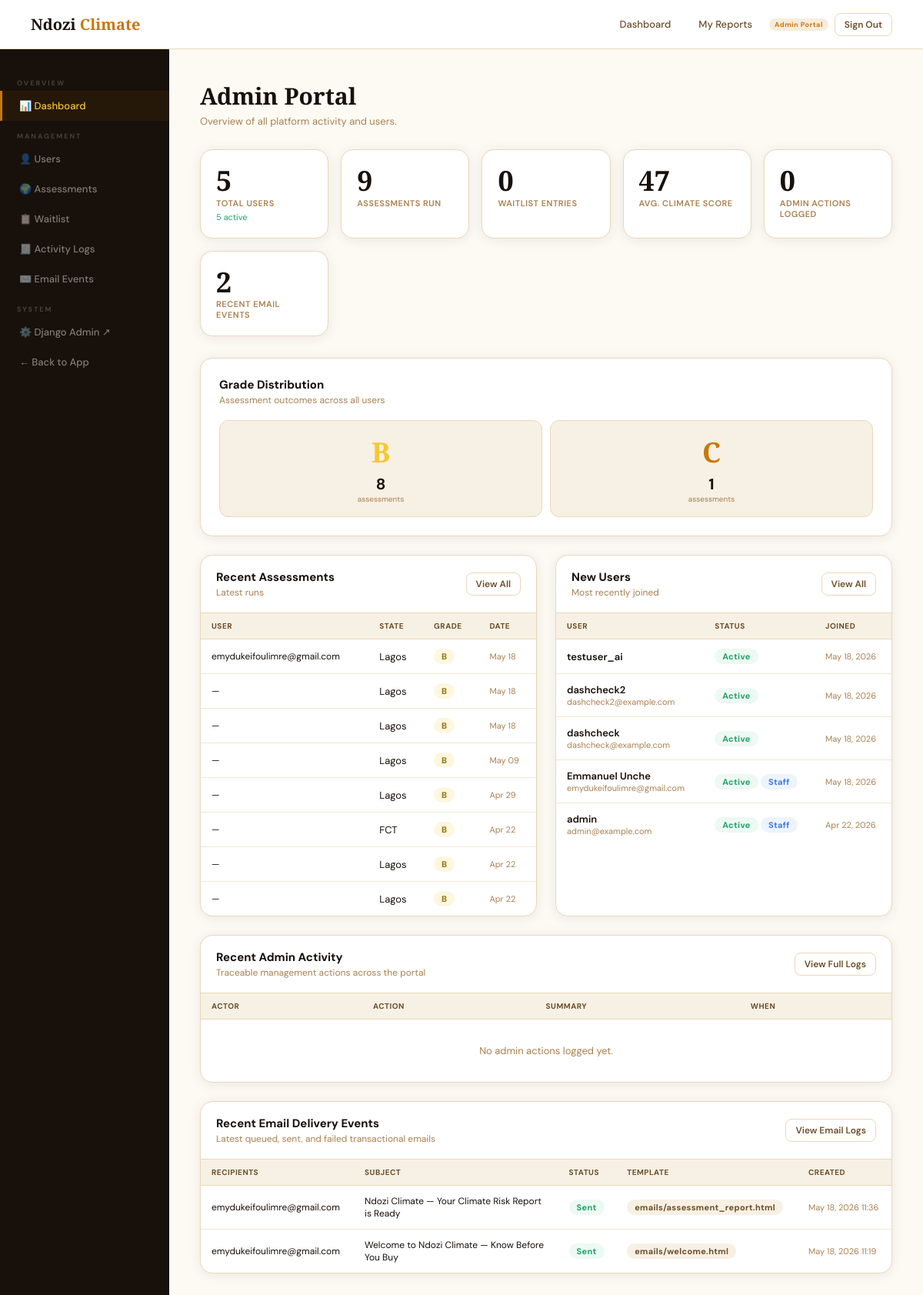
The app's page /portal/ (signed in) with its own data.
### core/models.py (models this page shows, shortened)
class AssessmentResult(models.Model):
    user = models.ForeignKey(
        settings.AUTH_USER_MODEL,
        on_delete=models.SET_NULL,
        null=True,
        blank=True,
        related_name="assessments",
    )
    created_at = models.DateTimeField(auto_now_add=True)
    latitude = models.FloatField()
    longitude = models.FloatField()
    state = models.CharField(max_length=50)
    property_type = models.CharField(max_length=80)
    notes = models.TextField(blank=True)
    composite_score = models.IntegerField()
    flood_score = models.IntegerField()
    rainfall_score = models.IntegerField()
    heat_score = models.IntegerField()
    coastal_score = models.IntegerField()
    grade = models.CharField(max_length=1)
    grade_label = models.CharField(max_length=60)
    exposure_summary = models.TextField()
    cost_low = models.CharField(max_length=30)
    cost_high = models.CharField(max_length=30)
    recommendations = models.TextField()
    data_sources_used = models.JSONField(default=list)
    data_retrieved_at = models.DateTimeField(auto_now_add=True)
    data_notes = models.TextField(blank=True)
    class Meta:
        ordering = ["-created_at"]
        indexes = [
            models.Index(fields=["latitude", "longitude"]),
            models.Index(fields=["state"]),
        ]

class EmailEvent(models.Model):
    STATUS_QUEUED = "queued"
    STATUS_SENT = "sent"
    STATUS_FAILED = "failed"
    STATUS_CHOICES = [
        (STATUS_QUEUED, "Queued"),
        (STATUS_SENT, "Sent"),
        (STATUS_FAILED, "Failed"),
    ]
    recipient_list = models.TextField()
    subject = models.CharField(max_length=255)
    template_name = models.CharField(max_length=120)
    status = models.CharField(max_length=16, choices=STATUS_CHOICES, default=STATUS_QUEUED)
    error_message = models.TextField(blank=True)
    metadata = models.JSONField(default=dict, blank=True)
    created_at = models.DateTimeField(auto_now_add=True)
    sent_at = models.DateTimeField(null=True, blank=True)
    class Meta:
        ordering = ["-created_at"]
        indexes = [
            models.Index(fields=["status"]),
            models.Index(fields=["created_at"]),
        ]

### core/views.py (the view)
# urls.py: path("portal/", views.portal_dashboard, name="portal_dashboard"),
@portal_admin_required
def portal_dashboard(request):
    ctx = {
        "total_users": User.objects.count(),
        "active_users": User.objects.filter(is_active=True).count(),
        "total_assessments": AssessmentResult.objects.count(),
        "total_waitlist": WaitlistEntry.objects.count(),
        "total_admin_actions": AdminActionLog.objects.count(),
        "recent_assessments": AssessmentResult.objects.select_related("user").order_by("-created_at")[:8],
        "recent_users": User.objects.order_by("-date_joined")[:8],
        "recent_admin_actions": AdminActionLog.objects.select_related("actor")[:8],
        "recent_email_events": EmailEvent.objects.all()[:8],
        "grade_stats": AssessmentResult.objects.values("grade").annotate(count=Count("id")).order_by("grade"),
        "avg_score": AssessmentResult.objects.aggregate(avg=Avg("composite_score"))["avg"],
    }
    return render(request, "portal/dashboard.html", ctx)

### core/views.py (called while the page is built)
def _is_portal_admin(user):
    return user.is_active and (user.is_staff or user.is_superuser)

### templates/portal/dashboard.html (shortened to what this page needs)
{% extends "base.html" %}
{% block content %}
<div class="portal-layout">
  {% include "portal/_sidebar.html" %}
  <div class="portal-content">
    <div class="page-header">
      <h1>Admin Portal</h1>
      <p>Overview of all platform activity and users.</p>
    </div>
    <div class="stat-cards">
      <div class="card card-sm">
        <div class="stat-value">{{ total_users }}</div>
        <div class="stat-label">Total Users</div>
        <div class="stat-change">{{ active_users }} active</div>
      </div>
      <div class="card card-sm">
        <div class="stat-value">{{ total_assessments }}</div>
        <div class="stat-label">Assessments Run</div>
      </div>
      <div class="card card-sm">
        <div class="stat-value">{{ total_waitlist }}</div>
        <div class="stat-label">Waitlist Entries</div>
      </div>
      <div class="card card-sm">
        <div class="stat-value">{% if avg_score %}{{ avg_score|floatformat:0 }}{% else %}—{% endif %}</div>
        <div class="stat-label">Avg. Climate Score</div>
      </div>
      <div class="card card-sm">
        <div class="stat-value">{{ total_admin_actions }}</div>
        <div class="stat-label">Admin Actions Logged</div>
      </div>
      <div class="card card-sm">
        <div class="stat-value">{{ recent_email_events|length }}</div>
        <div class="stat-label">Recent Email Events</div>
      </div>
    </div>
    {% if grade_stats %}
    <div class="card" style="margin-bottom:24px;">
      <div style="display:flex;align-items:center;justify-content:space-between;margin-bottom:18px;">
        <div>
          <div class="card-title">Grade Distribution</div>
          <div class="card-sub">Assessment outcomes across all users</div>
        </div>
      </div>
      <div style="display:flex;gap:10px;flex-wrap:wrap;">
        {% for g in grade_stats %}
        <div style="flex:1;min-width:80px;background:var(--warm);border:1.5px solid var(--border);border-radius:12px;padding:16px;text-align:center;">
          <div class="grade-display grade-display-{{ g.grade|lower }}">{{ g.grade }}</div>
          <div style="font-size:20px;font-weight:700;margin-top:4px;">{{ g.count }}</div>
          <div style="font-size:10px;color:var(--text-light);">assessments</div>
        </div>
        {% endfor %}
      </div>
    </div>
    {% endif %}
    <div style="display:grid;grid-template-columns:1fr 1fr;gap:24px;">
      <div class="card" style="padding:0;overflow:hidden;">
        <div style="padding:18px 20px;border-bottom:1px solid var(--border);display:flex;align-items:center;justify-content:space-between;">
          <div>
            <div class="card-title">Recent Assessments</div>
            <div class="card-sub">Latest runs</div>
          </div>
          <a href="{% url 'portal_assessments' %}" class="btn btn-outline btn-sm">View All</a>
        </div>
        <table class="data-table">
          <thead><tr><th>User</th><th>State</th><th>Grade</th><th>Date</th></tr></thead>
          <tbody>
          {% for a in recent_assessments %}
          <tr>
            <td style="font-size:12px">{{ a.user.email|default:"—" }}</td>
            <td>{{ a.state }}</td>
            <td><span class="badge badge-{{ a.grade|lower }}">{{ a.grade }}</span></td>
            <td style="font-size:11px;color:var(--text-light)">{{ a.created_at|date:"M d" }}</td>
          </tr>
          {% endfor %}
          </tbody>
        </table>
      </div>
      <div class="card" style="padding:0;overflow:hidden;">
        <div style="padding:18px 20px;border-bottom:1px solid var(--border);display:flex;align-items:center;justify-content:space-between;">
          <div>
            <div class="card-title">New Users</div>
            <div class="card-sub">Most recently joined</div>
          </div>
          <a href="{% url 'portal_users' %}" class="btn btn-outline btn-sm">View All</a>
        </div>
        <table class="data-table">
          <thead><tr><th>User</th><th>Status</th><th>Joined</th></tr></thead>
          <tbody>
          {% for u in recent_users %}
          <tr>
            <td>
              <div style="font-size:13px;font-weight:600;">{{ u.get_full_name|default:u.username }}</div>
              <div style="font-size:11px;color:var(--text-light)">{{ u.email }}</div>
            </td>
            <td>
              {% if u.is_active %}<span class="badge badge-green">Active</span>{% else %}<span class="badge badge-red">Inactive</span>{% endif %}
              {% if u.is_staff %}<span class="badge badge-blue">Staff</span>{% endif %}
            </td>
            <td style="font-size:11px;color:var(--text-light)">{{ u.date_joined|date:"M d, Y" }}</td>
          </tr>
          {% endfor %}
          </tbody>
        </table>
      </div>
    </div>
    <div class="card" style="padding:0;overflow:hidden;margin-top:24px;">
      <div style="padding:18px 20px;border-bottom:1px solid var(--border);display:flex;align-items:center;justify-content:space-between;">
        <div>
          <div class="card-title">Recent Admin Activity</div>
          <div class="card-sub">Traceable management actions across the portal</div>
        </div>
        <a href="{% url 'portal_activity_logs' %}" class="btn btn-outline btn-sm">View Full Logs</a>
      </div>
      <table class="data-table">
        <thead><tr><th>Actor</th><th>Action</th><th>Summary</th><th>When</th></tr></thead>
        <tbody>
        {% for log in recent_admin_actions %}
        <tr>
          <td style="font-size:12px;">{{ log.actor.email|default:"System" }}</td>
          <td><span class="badge badge-grey">{{ log.action }}</span></td>
          <td style="font-size:12px;">{{ log.summary }}</td>
          <td style="font-size:11px;color:var(--text-light);white-space:nowrap;">{{ log.created_at|date:"M d, Y H:i" }}</td>
        </tr>
        {% empty %}
        <tr><td colspan="4" style="text-align:center;color:var(--text-light);padding:32px;">No admin actions logged yet.</td></tr>
        {% endfor %}
        </tbody>
      </table>
    </div>
    <div class="card" style="padding:0;overflow:hidden;margin-top:24px;">
      <div style="padding:18px 20px;border-bottom:1px solid var(--border);display:flex;align-items:center;justify-content:space-between;">
        <div>
          <div class="card-title">Recent Email Delivery Events</div>
          <div class="card-sub">Latest queued, sent, and failed transactional emails</div>
        </div>
        <a href="{% url 'portal_email_events' %}" class="btn btn-outline btn-sm">View Email Logs</a>
      </div>
      <table class="data-table">
        <thead><tr><th>Recipients</th><th>Subject</th><th>Status</th><th>Template</th><th>Created</th></tr></thead>
        <tbody>
        {% for event in recent_email_events %}
        <tr>
          <td style="font-size:12px;max-width:220px;word-break:break-word;">{{ event.recipient_list }}</td>
          <td style="font-size:12px;max-width:260px;word-break:break-word;">{{ event.subject }}</td>
          <td>
            {% if event.status == 'sent' %}
            <span class="badge badge-green">Sent</span>
            {% elif event.status == 'failed' %}
            <span class="badge badge-red">Failed</span>
            {% else %}
            <span class="badge badge-yellow">Queued</span>
            {% endif %}
          </td>
          <td><span class="badge badge-grey">{{ event.template_name }}</span></td>
          <td style="font-size:11px;color:var(--text-light);white-space:nowrap;">{{ event.created_at|date:"M d, Y H:i" }}</td>
        </tr>
        {% empty %}
        <tr><td colspan="5" style="text-align:center;color:var(--text-light);padding:32px;">No email events yet.</td></tr>
        {% endfor %}
        </tbody>
      </table>
    </div>
  </div>
</div>
{% endblock %}

### records on screen
AssessmentResult: user.email "emydukeifoulimre@gmail.com", state "Lagos", grade "B", created_at "May 18"
AssessmentResult: user.email "—", state "Lagos", grade "B", created_at "May 18"
AssessmentResult: user.email "—", state "Lagos", grade "B", created_at "May 18"
AssessmentResult: user.email "—", state "Lagos", grade "B", created_at "May 09"
AssessmentResult: user.email "—", state "Lagos", grade "B", created_at "Apr 29"
AssessmentResult: user.email "—", state "FCT", grade "B", created_at "Apr 22"
AssessmentResult: user.email "—", state "Lagos", grade "B", created_at "Apr 22"
AssessmentResult: user.email "—", state "Lagos", grade "B", created_at "Apr 22"
EmailEvent: recipient_list "emydukeifoulimre@gmail.com", subject "Ndozi Climate — Your Climate Risk Report is Ready", status "Sent", template_name "emails/assessment_report.html", created_at "May 18, 2026 11:36"
EmailEvent: recipient_list "emydukeifoulimre@gmail.com", subject "Welcome to Ndozi Climate — Know Before You Buy", status "Sent", template_name "emails/welcome.html", created_at "May 18, 2026 11:19"

### other values on screen
{{ total_users }} "5"
{{ active_users }} "5"
{{ total_assessments }} "9"
{{ total_waitlist }} "0"
{{ avg_score|floatformat:0 }} "47"
{{ total_admin_actions }} "0"
{{ recent_email_events|length }} "2"
{{ g.grade }} "B" "C"
{{ g.count }} "8" "1"
{{ u.get_full_name|default:u.username }} "testuser_ai"
{{ u.date_joined|date:"M d, Y" }} "May 18, 2026"
{{ u.get_full_name|default:u.username }} "dashcheck2"
{{ u.email }} "dashcheck2@example.com"
{{ u.get_full_name|default:u.username }} "dashcheck"
{{ u.email }} "dashcheck@example.com"
